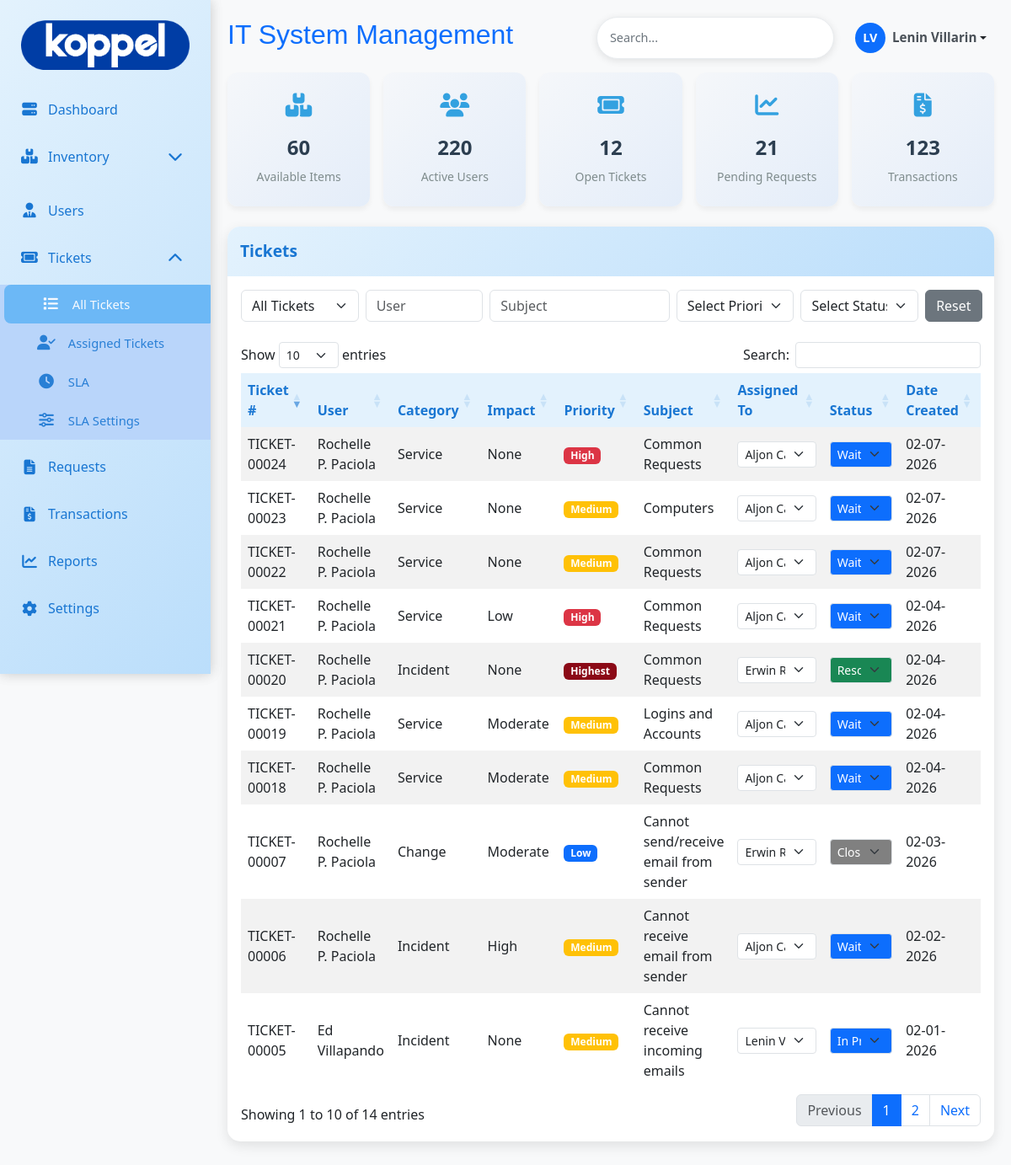
/admin/tickets.php (signed in), run on an earlier commit of the app's database.
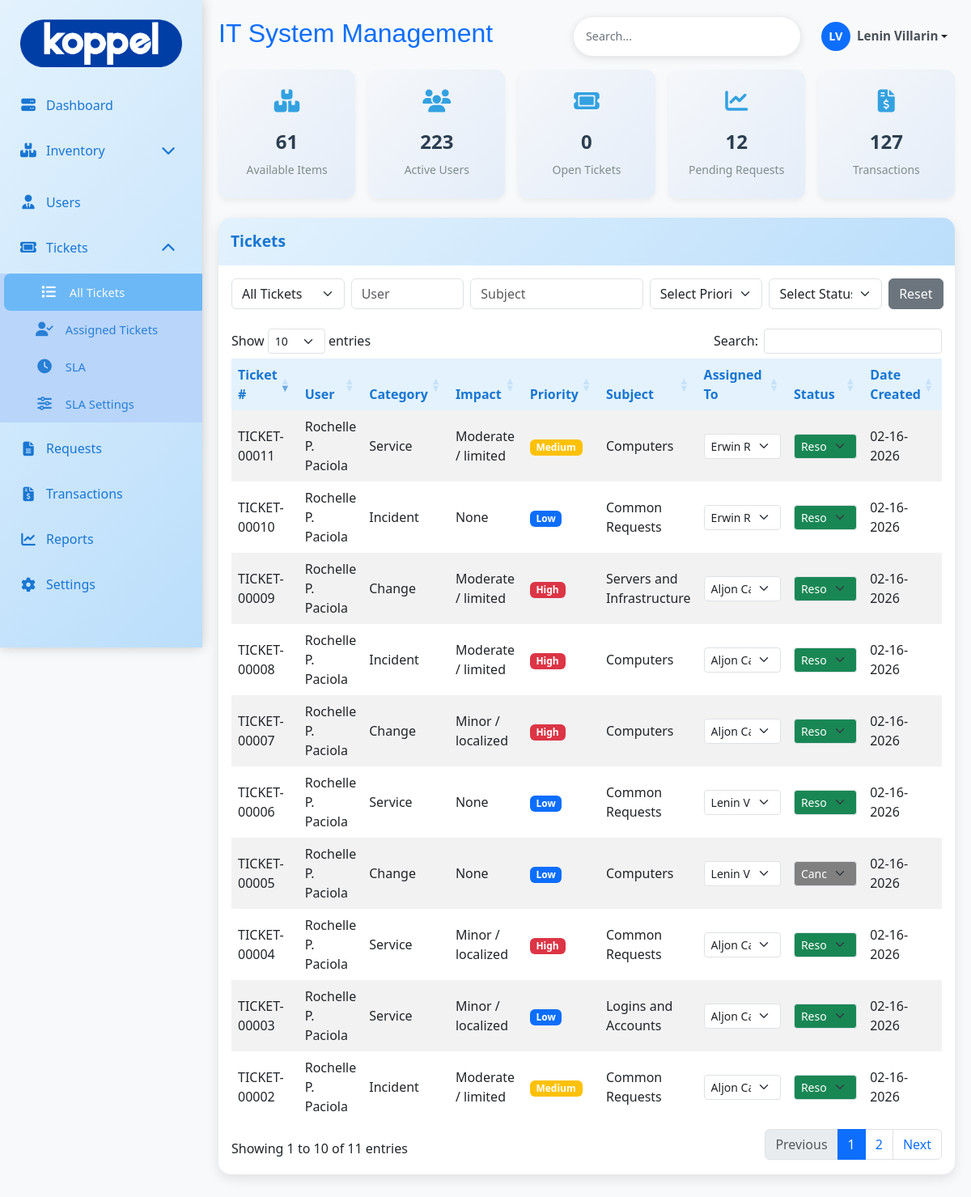
And on a later commit of the database.
### tables this page shows
CREATE TABLE `ticket_tb` (
  `ticket_id` int(11) NOT NULL,
  `ticket_number` varchar(20) DEFAULT NULL,
  `user_id` int(11) DEFAULT NULL,
  `fullname` varchar(100) DEFAULT NULL,
  `email` varchar(100) DEFAULT NULL,
  `company` varchar(100) DEFAULT NULL,
  `department` varchar(100) DEFAULT NULL,
  `priority` varchar(50) NOT NULL,
  `urgency` varchar(50) NOT NULL,
  `impact` varchar(70) NOT NULL,
  `ticket_category` varchar(20) DEFAULT NULL,
  `subject` varchar(255) DEFAULT NULL,
  `subject_details` varchar(200) DEFAULT NULL,
  `issue` text DEFAULT NULL,
  `status` varchar(20) DEFAULT 'open',
  `date_created` timestamp NOT NULL DEFAULT current_timestamp(),
  `assigned_to` int(11) NOT NULL
);

CREATE TABLE `user_tb` (
  `user_id` int(11) NOT NULL,
  `emp_id` varchar(50) NOT NULL,
  `fullname` varchar(150) NOT NULL,
  `position` varchar(100) NOT NULL,
  `email` varchar(150) DEFAULT NULL,
  `department` varchar(100) DEFAULT NULL,
  `company` varchar(50) NOT NULL,
  `area` varchar(150) NOT NULL,
  `user_type` varchar(30) NOT NULL,
  `date_hired` timestamp NOT NULL DEFAULT current_timestamp() ON UPDATE current_timestamp(),
  `date_resigned` varchar(100) DEFAULT NULL,
  `created_at` timestamp NOT NULL DEFAULT current_timestamp(),
  `password` varchar(255) DEFAULT NULL,
  `is_active` tinyint(1) NOT NULL DEFAULT 1
);

### admin/tickets.php (the view, shortened to what the changed rows need)
<?php
include 'db/db.php';
$adminId = $_SESSION['user_id'];
$admins = [];
$adminQuery = "
    SELECT user_id, fullname
    FROM user_tb
    WHERE user_type = 'admin'
    ORDER BY fullname ASC
";
$adminResult = $conn->query($adminQuery);
if ($adminResult && $adminResult->num_rows > 0) {
    while ($row = $adminResult->fetch_assoc()) {
        $admins[] = $row;
    }
}
$sql = "
SELECT
    t.*,
    u.fullname AS user_fullname,
    a.fullname AS assigned_admin
FROM ticket_tb t
LEFT JOIN user_tb u ON t.user_id = u.user_id
LEFT JOIN user_tb a
    ON t.assigned_to = a.user_id
    AND a.user_type = 'admin'
ORDER BY t.ticket_id DESC
";
$result = $conn->query($sql);
?>
<!DOCTYPE html>
<html lang="en">
<head>
<link href="https://cdn.jsdelivr.net/npm/bootstrap@5.3.0/dist/css/bootstrap.min.css" rel="stylesheet">
<link href="https://cdnjs.cloudflare.com/ajax/libs/font-awesome/6.4.0/css/all.min.css" rel="stylesheet">
<link href="asset/css/main.css" rel="stylesheet">
<link href="asset/css/menu.css" rel="stylesheet">
<link href="https://cdn.datatables.net/1.13.6/css/dataTables.bootstrap5.min.css" rel="stylesheet">
</head>
<body>
<div class="main-content" id="mainContent">
<?php include 'header.php'; ?>
<div class="card">
<div class="card-header">
    <span>Tickets</span>
</div>
<div class="card-body table-responsive">
<!-- <div class="d-flex flex-wrap gap-2 mb-3">
    <button class="btn btn-outline-primary status-filter active" data-status="">All</button>
    <button class="btn btn-outline-primary status-filter" data-status="waiting for support">Waiting for Support</button>
    <button class="btn btn-outline-primary status-filter" data-status="waiting for customer">Waiting for Customer</button>
    <button class="btn btn-outline-primary status-filter" data-status="in progress">In Progress</button>
    <button class="btn btn-outline-primary status-filter" data-status="pending">Pending</button>
    <button class="btn btn-outline-primary status-filter" data-status="escalated">Escalated</button>
    <button class="btn btn-outline-primary status-filter" data-status="resolved">Resolved</button>
    <button class="btn btn-outline-primary status-filter" data-status="canceled">Canceled</button>
    <button class="btn btn-outline-primary status-filter" data-status="closed">Closed</button>
</div> -->
<div class="row g-2">
   <div class="col-md-2">
    </div>
    <div class="col-md-2">
    </div>
    <div class="col-md-3">
    </div>
        <div class="col-md-2">
    </div>
    <div class="col-md-2">
    </div>
    <div class="col-md-1 d-grid">
    </div>
</div><br>
<table id="ticketsTable" class="table table-hover table-striped">
<thead>
<tr>
    <th>Ticket #</th>
    <th>User</th>
    <th>Category</th>
    <th>Impact</th>
    <th>Priority</th>
    <th>Subject</th>
    <th style="width: 135px;">Assigned To</th>
    <th style="width: 160px;">Status</th>
    <th>Date Created</th>
</tr>
</thead>
<tbody >
<?php while ($ticket = $result->fetch_assoc()): ?>
<tr
    data-ticket-id="<?= $ticket['ticket_id'] ?>"
    data-status="<?= strtolower($ticket['status']) ?>"
    data-assigned="<?= $ticket['assigned_to'] == $adminId ? 'yes' : 'no' ?>">
    <td><?= htmlspecialchars($ticket['ticket_number']) ?></td>
    <td><?= htmlspecialchars($ticket['user_fullname']) ?></td>
    <td><?= ucfirst($ticket['ticket_category']) ?></td>
    <td><?= ucfirst($ticket['impact']) ?></td>
    <td>
        <span class="badge badge-priority-<?= strtolower($ticket['priority']) ?>">
            <?= ucfirst($ticket['priority']) ?>
        </span>
    </td>
    <td><?= htmlspecialchars($ticket['subject']) ?></td>
<td onclick="event.stopPropagation();" style="width:135px;">
    <select class="form-select form-select-sm assign-admin
            <?= empty($ticket['assigned_to']) ? 'select-unassigned' : '' ?>"
            data-ticket-id="<?= $ticket['ticket_id'] ?>"
            data-current="<?= $ticket['assigned_to'] ?>">
        <?php foreach ($admins as $admin): ?>
            <option value="<?= $admin['user_id'] ?>"
                <?= ($ticket['assigned_to'] == $admin['user_id']) ? 'selected' : '' ?>>
                <?= htmlspecialchars($admin['fullname']) ?>
            </option>
        <?php endforeach; ?>
    </select>
</td>
<?php
$statusFlow = [
    'waiting for support' => ['waiting for support','waiting for customer','in progress','escalated','pending','canceled','resolved'],
    'pending' => ['pending','waiting for support','in progress','canceled','resolved'],
    'waiting for customer' => ['waiting for customer','waiting for support','escalated','canceled','resolved'],
    'in progress' => ['in progress','pending','canceled','resolved'],
    'escalated' => ['escalated','in progress'],
    'canceled' => ['canceled','closed', 'reopened'],
    'resolved' => ['resolved','closed', 'reopened'],
    'reopened' => ['reopened','waiting for support','waiting for customer','in progress','escalated','pending','canceled','resolved'],
    'closed' => ['closed']
];
$currentStatus = strtolower($ticket['status']);
$allowedStatuses = $statusFlow[$currentStatus] ?? [$currentStatus];
?>
<td class="status-cell" onclick="event.stopPropagation();" style="width:150px;">
    <select class="form-select form-select-sm status-select status-<?= str_replace(' ', '-', $currentStatus) ?>"
            data-ticket-id="<?= $ticket['ticket_id'] ?>"
            data-current="<?= $currentStatus ?>">
        <?php foreach ($allowedStatuses as $statusOption): ?>
            <option value="<?= $statusOption ?>" <?= $statusOption == $currentStatus ? 'selected' : '' ?>>
                <?= ucwords($statusOption) ?>
            </option>
        <?php endforeach; ?>
    </select>
</td>
    <td><?= date('m-d-Y', strtotime($ticket['date_created'])) ?></td>
</tr>
<?php endwhile; ?>
</tbody>
</table>
</div>
</div>
</div>
</body>
</html>

### admin/header.php (shortened to what the changed rows need)
<div class="d-flex justify-content-between align-items-center mb-3">
    <h2 class="text-primary" style="font-family:  'Franklin Gothic Medium', 'Arial Narrow', Arial, sans-serif;">IT System Management</h2>
</div>
<?php
include 'db/db.php';
$itemCount = $conn->query("SELECT COUNT(*) as total FROM item_tb WHERE quantity >= 1")->fetch_assoc()['total'];
$userCount = $conn->query("SELECT COUNT(*) as total FROM user_tb WHERE is_active = 1")->fetch_assoc()['total'];
$transactionCount = $conn->query("SELECT COUNT(*) as total FROM transaction_tb")->fetch_assoc()['total'];
$requestCount = $conn->query("SELECT COUNT(*) as total FROM request_tb WHERE status = 'Pending'")->fetch_assoc()['total'];
$ticketCount = $conn->query("SELECT COUNT(*) as total FROM ticket_tb WHERE status != 'closed' && status != 'resolved' && status != 'canceled'")->fetch_assoc()['total'];
?>
<div class="row row-cols-1 row-cols-sm-2 row-cols-md-3 row-cols-xl-5 g-3">
    <div class="col">
        <a href="inventory.php" class="stats-card-link">
            <div class="card stats-card h-100">
                <i class="fas fa-boxes"></i>
                <h3><?= number_format($itemCount) ?></h3>
                <p>Available Items</p>
            </div>
        </a>
    </div>
    <div class="col">
        <a href="users.php" class="stats-card-link">
            <div class="card stats-card h-100">
                <i class="fas fa-users"></i>
                <h3><?= number_format($userCount) ?></h3>
                <p>Active Users</p>
            </div>
        </a>
    </div>
    <div class="col">
        <a href="tickets.php" class="stats-card-link">
            <div class="card stats-card h-100">
                <i class="fas fa-ticket"></i>
                <h3><?= number_format($ticketCount) ?></h3>
                <p>Open Tickets</p>
            </div>
        </a>
    </div>
    <div class="col">
        <a href="requests.php" class="stats-card-link">
            <div class="card stats-card h-100">
                <i class="fas fa-chart-line"></i>
                <h3><?= number_format($requestCount) ?></h3>
                <p>Pending Requests</p>
            </div>
        </a>
    </div>
    <div class="col">
        <a href="transactions.php" class="stats-card-link">
            <div class="card stats-card h-100">
                <i class="fas fa-file-invoice-dollar"></i>
                <h3><?= number_format($transactionCount) ?></h3>
                <p>Transactions</p>
            </div>
        </a>
    </div>
</div><br>
<link rel="stylesheet" href="asset/css/stats_card.css">

What changed in the data, as far as the page shows it:
removed ticket_tb: ticket_number "TICKET-00024", user.fullname "Rochelle P. Paciola", ticket_category "Service", impact "None", priority "High", subject "Common Requests", assigned_to+ticket_id "Aljon Cardeno", status+ticket_id "Waiting For Support", date_created "02-07-2026"
removed ticket_tb: ticket_number "TICKET-00023", user.fullname "Rochelle P. Paciola", ticket_category "Service", impact "None", priority "Medium", subject "Computers", assigned_to+ticket_id "Aljon Cardeno", status+ticket_id "Waiting For Support", date_created "02-07-2026"
removed ticket_tb: ticket_number "TICKET-00022", user.fullname "Rochelle P. Paciola", ticket_category "Service", impact "None", priority "Medium", subject "Common Requests", assigned_to+ticket_id "Aljon Cardeno", status+ticket_id "Waiting For Support", date_created "02-07-2026"
removed ticket_tb: ticket_number "TICKET-00021", user.fullname "Rochelle P. Paciola", ticket_category "Service", impact "Low", priority "High", subject "Common Requests", assigned_to+ticket_id "Aljon Cardeno", status+ticket_id "Waiting For Support", date_created "02-04-2026"
removed ticket_tb: ticket_number "TICKET-00020", user.fullname "Rochelle P. Paciola", ticket_category "Incident", impact "None", priority "Highest", subject "Common Requests", assigned_to+ticket_id "Erwin R. Gallardo", status+ticket_id "Resolved", date_created "02-04-2026"
removed ticket_tb: ticket_number "TICKET-00019", user.fullname "Rochelle P. Paciola", ticket_category "Service", impact "Moderate", priority "Medium", subject "Logins and Accounts", assigned_to+ticket_id "Aljon Cardeno", status+ticket_id "Waiting For Support", date_created "02-04-2026"
removed ticket_tb: ticket_number "TICKET-00018", user.fullname "Rochelle P. Paciola", ticket_category "Service", impact "Moderate", priority "Medium", subject "Common Requests", assigned_to+ticket_id "Aljon Cardeno", status+ticket_id "Waiting For Customer", date_created "02-04-2026"
added ticket_tb: ticket_number "TICKET-00011", user.fullname "Rochelle P. Paciola", ticket_category "Service", impact "Moderate / limited", priority "Medium", subject "Computers", assigned_to+ticket_id "Erwin R. Gallardo", status+ticket_id "Resolved", date_created "02-16-2026"
added ticket_tb: ticket_number "TICKET-00010", user.fullname "Rochelle P. Paciola", ticket_category "Incident", impact "None", priority "Low", subject "Common Requests", assigned_to+ticket_id "Erwin R. Gallardo", status+ticket_id "Resolved", date_created "02-16-2026"
added ticket_tb: ticket_number "TICKET-00009", user.fullname "Rochelle P. Paciola", ticket_category "Change", impact "Moderate / limited", priority "High", subject "Servers and Infrastructure", assigned_to+ticket_id "Aljon Cardeno", status+ticket_id "Resolved", date_created "02-16-2026"
added ticket_tb: ticket_number "TICKET-00008", user.fullname "Rochelle P. Paciola", ticket_category "Incident", impact "Moderate / limited", priority "High", subject "Computers", assigned_to+ticket_id "Aljon Cardeno", status+ticket_id "Resolved", date_created "02-16-2026"
changed ticket_tb "TICKET-00007": impact "Moderate" → "Minor / localized"; priority "Low" → "High"; subject "Cannot send/receive email from sender" → "Computers"; assigned_to+ticket_id "Erwin R. Gallardo" → "Aljon Cardeno"; status+ticket_id "Closed" → "Resolved"; date_created "02-03-2026" → "02-16-2026"
changed ticket_tb "TICKET-00006": ticket_category "Incident" → "Service"; impact "High" → "None"; priority "Medium" → "Low"; subject "Cannot receive email from sender" → "Common Requests"; assigned_to+ticket_id "Aljon Cardeno" → "Lenin Villarin"; status+ticket_id "Waiting For Customer" → "Resolved"; date_created "02-02-2026" → "02-16-2026"
changed ticket_tb "TICKET-00005": user.fullname "Ed Villapando" → "Rochelle P. Paciola"; ticket_category "Incident" → "Change"; priority "Medium" → "Low"; subject "Cannot receive incoming emails" → "Computers"; status+ticket_id "In Progress" → "Canceled"; date_created "02-01-2026" → "02-16-2026"
now on this page (row edited): ticket_tb: ticket_number "TICKET-00004", user.fullname "Rochelle P. Paciola", ticket_category "Service", impact "Minor / localized", priority "High", subject "Common Requests", assigned_to+ticket_id "Aljon Cardeno", status+ticket_id "Resolved", date_created "02-16-2026"
now on this page (row edited): ticket_tb: ticket_number "TICKET-00003", user.fullname "Rochelle P. Paciola", ticket_category "Service", impact "Minor / localized", priority "Low", subject "Logins and Accounts", assigned_to+ticket_id "Aljon Cardeno", status+ticket_id "Resolved", date_created "02-16-2026"
now on this page (row edited): ticket_tb: ticket_number "TICKET-00002", user.fullname "Rochelle P. Paciola", ticket_category "Incident", impact "Moderate / limited", priority "Medium", subject "Common Requests", assigned_to+ticket_id "Aljon Cardeno", status+ticket_id "Resolved", date_created "02-16-2026"
Also different on the page:
$itemCount: "60" → "61"
$userCount: "220" → "223"
$ticketCount: "12" → "0"
$requestCount: "21" → "12"
$transactionCount: "123" → "127"
text written by a page script: "Show entries Search: Showing 1 to 10 of 14 entries Previous 1 2 Next" → "Show entries Search: Showing 1 to 10 of 11 entries Previous 1 2 Next"
